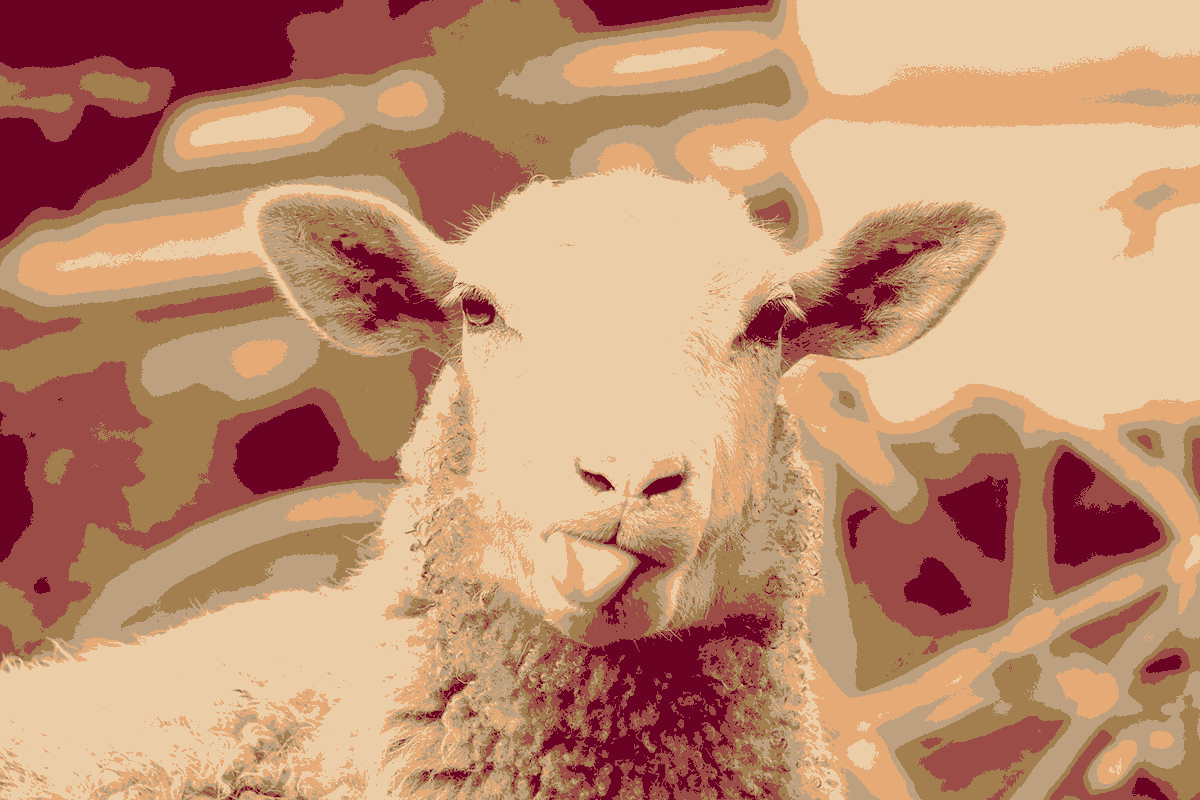
#> input picture Image Processing/filteredImage.png, 1200 x 800 px, found by its file name
$ python filtertests.py
#> lines starting #> are read from the running program, lines starting #| are printed output that depends on the picture; after the words box and inside, x2 and y2 are one past the last pixel; in counts of white or black regions, pixels touching at a corner belong together
#> further down, img is the input picture: shape (800, 1200, 3); mean B, G, R 113.3, 143, 192
#| (800, 1200, 3)
import cv2 as cv
import numpy as np


WOODEN = np.array([
    [70, 76, 156],
    [119, 170, 230],
    [35, 2, 105],
    [167, 205, 235],
    [128, 160, 189],
    [80, 127, 163]
], dtype=np.uint8)


def image_to_palette_indices(img: np.ndarray,
                             palette: np.ndarray) -> np.ndarray:
    """
    Converts a palette-quantized BGR image into an index image.

    Returns:
        uint8 array of shape (H, W)
    """

    h, w, _ = img.shape
#> h = 800; w = 1200

    index_map = np.zeros((h, w), dtype=np.uint8)

    for idx, color in enumerate(palette):

        mask = np.all(img == color, axis=2)

        index_map[mask] = idx
#> this loop made 6 passes
#> pass 1, in image_to_palette_indices, `mask = np.all(img == color, axis=2)`:
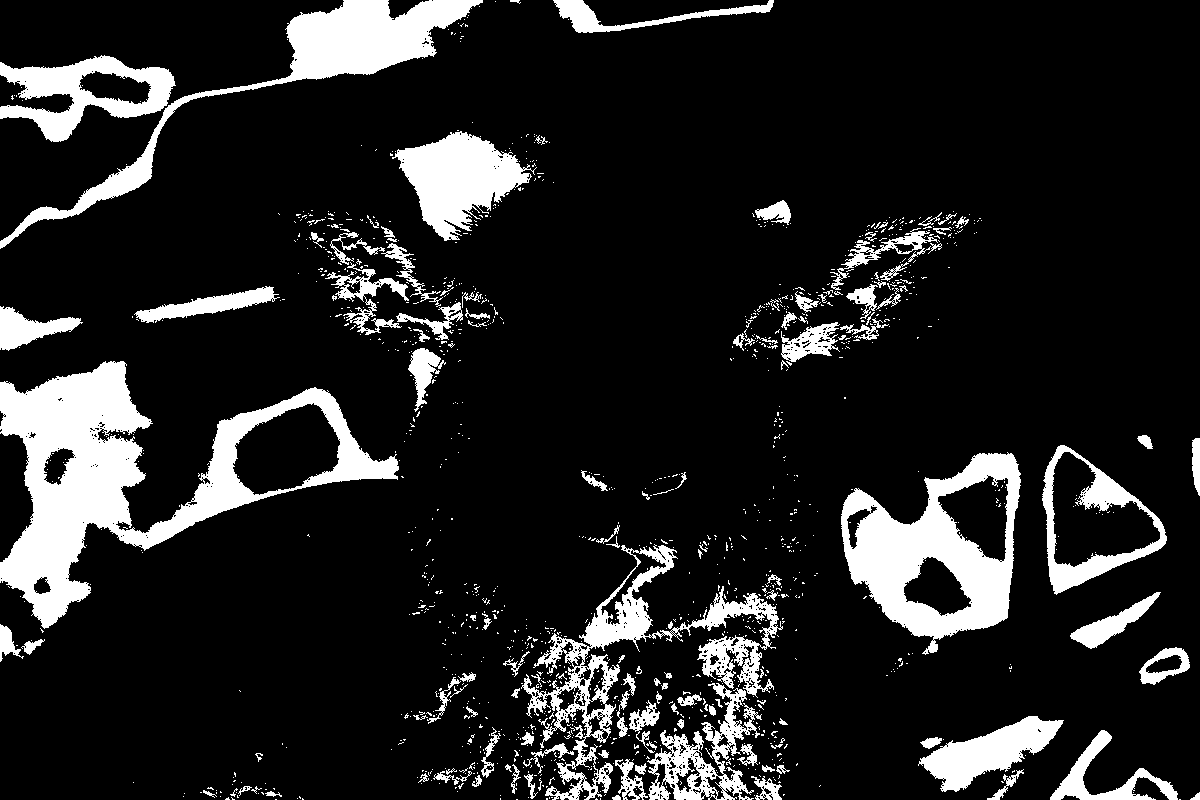
#> mask: shape (800, 1200) bool; 13.7% white; 1286 white regions (1156 under 20 px), largest, box (x1, y1, x2, y2) and area: (0, 361, 399, 629) 31164, (841, 452, 1021, 655) 16527, (0, 0, 483, 249) 13338
#> after the loop:
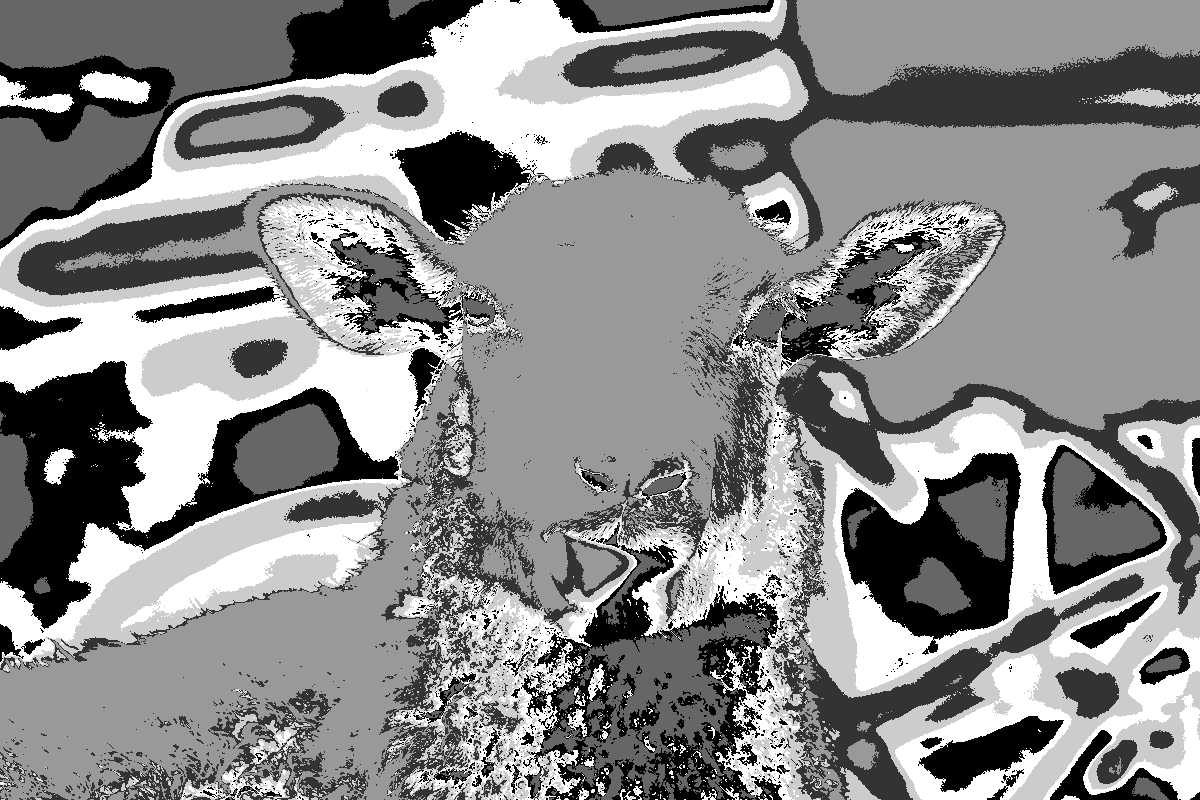
#> index_map: shape (800, 1200); min 0, max 5, mean 2.69; drawn with min black and max white

    return index_map


def palette_indices_to_image(index_map: np.ndarray,
                             palette: np.ndarray) -> np.ndarray:
    """
    Converts an index image back into BGR.
    """

    return palette[index_map]


def dominant_neighbor(index_map: np.ndarray,
                      region_mask: np.ndarray,
                      current_idx: int):
    """
    Finds the dominant neighbouring palette index.
    """

    kernel = np.ones((3, 3), np.uint8)

    dilated = cv.dilate(
        region_mask.astype(np.uint8),
        kernel,
        iterations=1
    ).astype(bool)

    border = dilated & (~region_mask)

    neighbors = index_map[border]

    neighbors = neighbors[
        neighbors != current_idx
    ]

    if len(neighbors) == 0:
        return None

    labels, counts = np.unique(
        neighbors,
        return_counts=True
    )

    return labels[np.argmax(counts)]


def merge_small_regions(index_map: np.ndarray,
                        min_area: int = 50,
                        connectivity: int = 8):
    """
    Remove regions smaller than min_area.
    """

    output = index_map.copy()

    num_palette_colors = int(output.max()) + 1

    for palette_idx in range(num_palette_colors):

        mask = (output == palette_idx)

        num_labels, labels, stats, _ = \
            cv.connectedComponentsWithStats(
                mask.astype(np.uint8),
                connectivity=connectivity
            )

        for cc_id in range(1, num_labels):

            area = stats[
                cc_id,
                cv.CC_STAT_AREA
            ]

            if area >= min_area:
                continue

            region_mask = labels == cc_id

            replacement = dominant_neighbor(
                output,
                region_mask,
                palette_idx
            )

            if replacement is None:
                continue

            output[region_mask] = replacement

    return output


def cleanup_quantized_image(
        img: np.ndarray,
        palette: np.ndarray,
        min_area: int = 50,
        passes: int = 3):
    """
    Full cleanup pipeline.
    """

    index_map = image_to_palette_indices(
        img,
        palette
    )

    for _ in range(passes):

        index_map = merge_small_regions(
            index_map,
            min_area=min_area
        )
#> this loop made 3 passes
#> num_palette_colors in merge_small_regions on pass 1: 6
#> pass 1, in dominant_neighbor, `dilated = cv.dilate( region_mask.astype(np.uint8), kernel, iterations=..`:
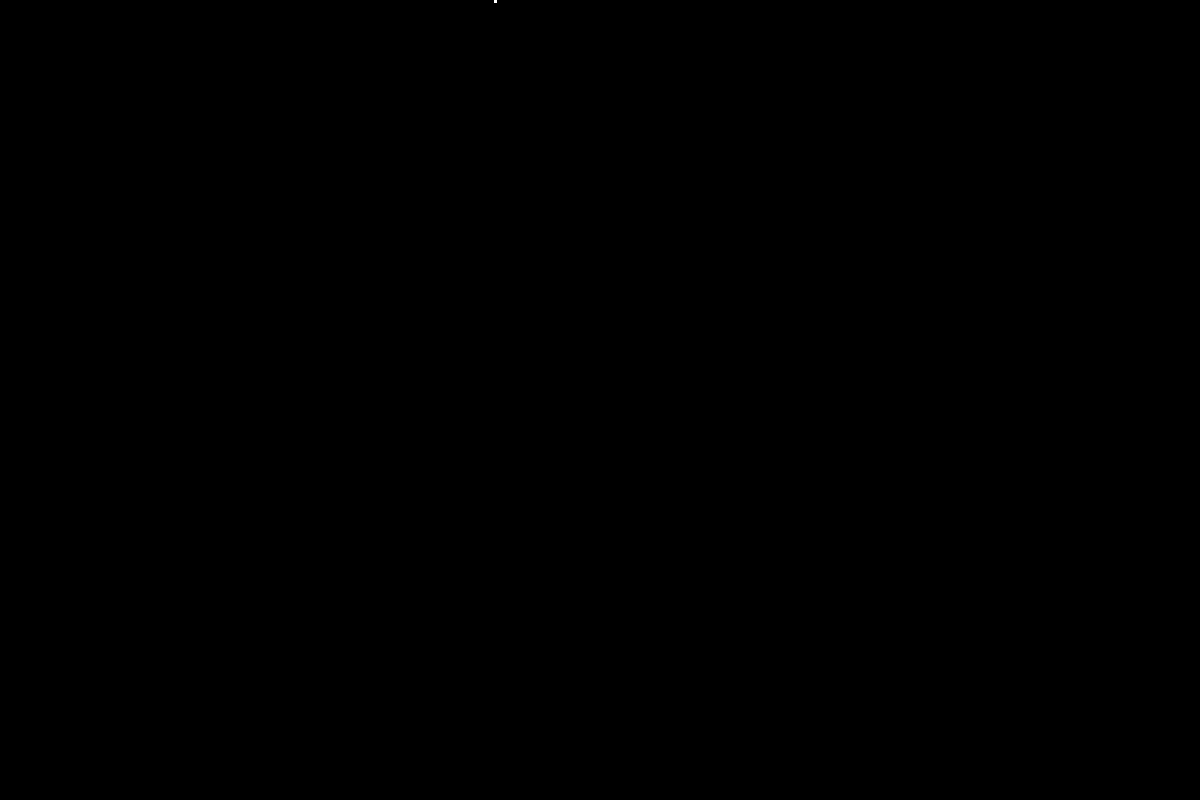
#> dilated: shape (800, 1200) bool; 0% white; 1 white region (1 under 20 px)
#> after the loop:
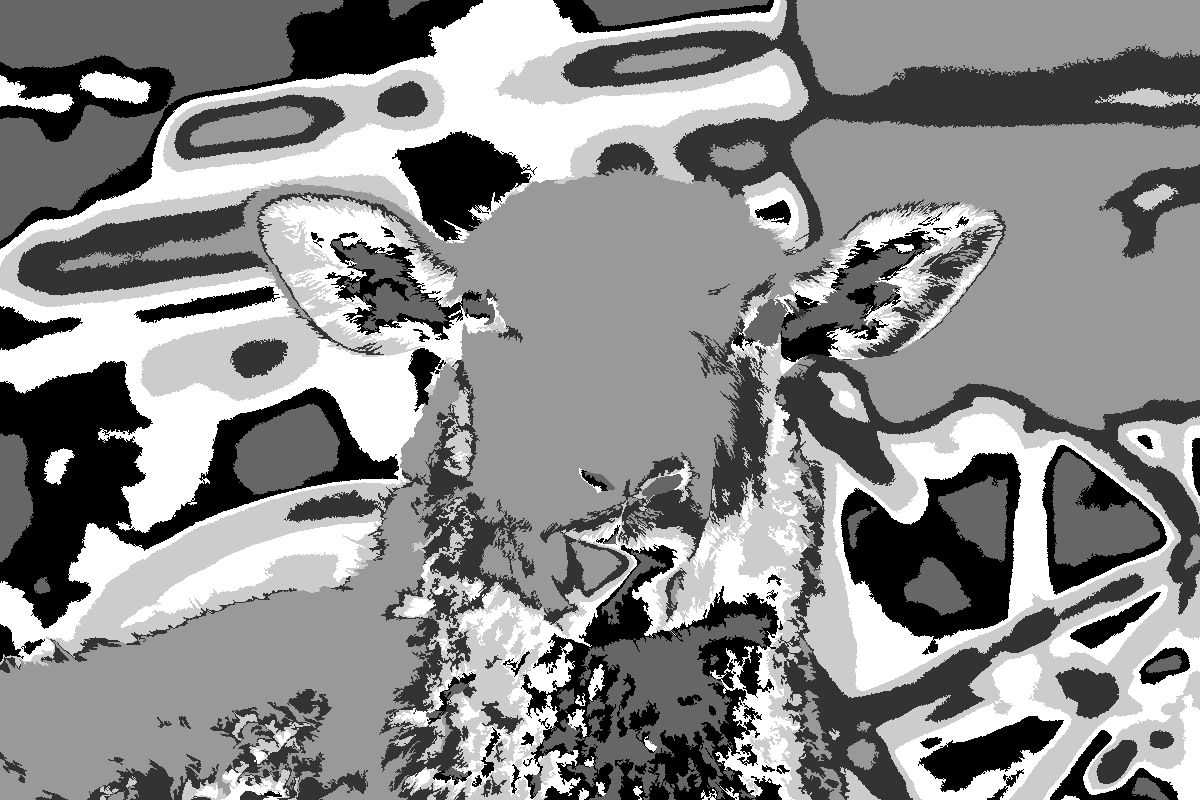
#> index_map: shape (800, 1200); min 0, max 5, mean 2.71; drawn with min black and max white

    cleaned = palette_indices_to_image(
        index_map,
        palette
    )

    return cleaned


if __name__ == "__main__":

    img = cv.imread("Image Processing/filteredImage.png")

    print(img.shape)

    cleaned = cleanup_quantized_image(
        img,
        WOODEN,
        min_area=50,
        passes=3
    )

    cv.imwrite(
        "filteredImage_cleaned.png",
        cleaned
    )

    # This implamentation is slow, but does a good job at preserving edges and removing small artifacts from the image!
